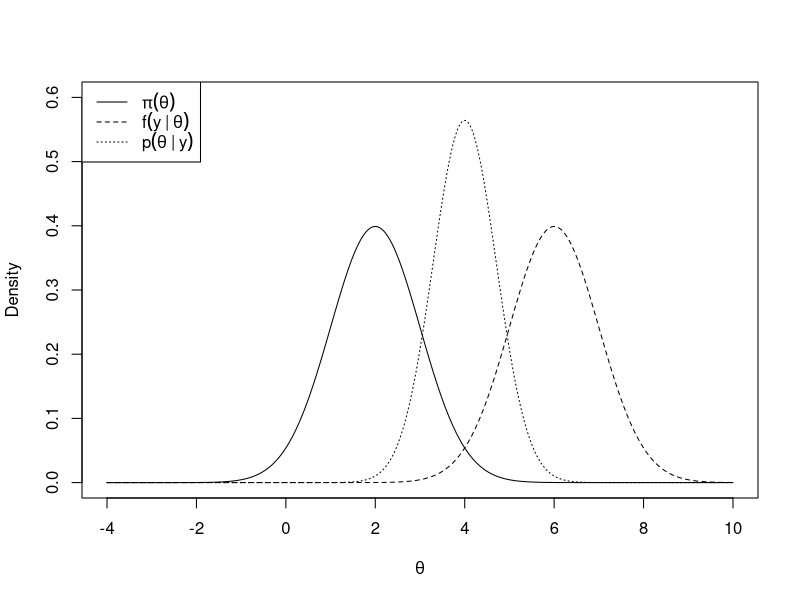
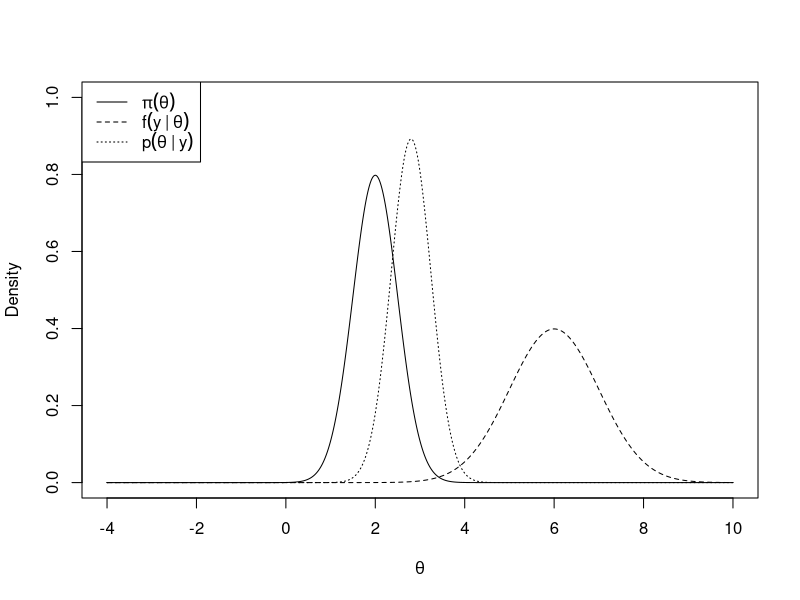
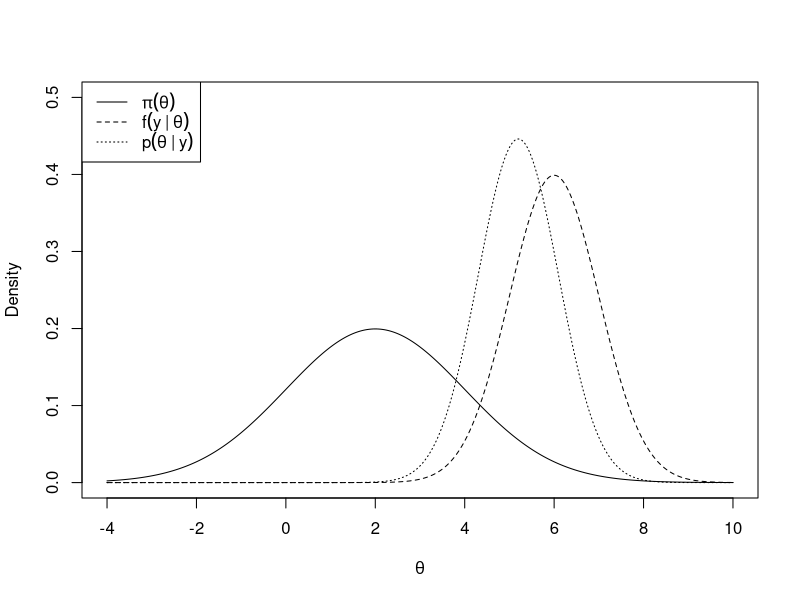
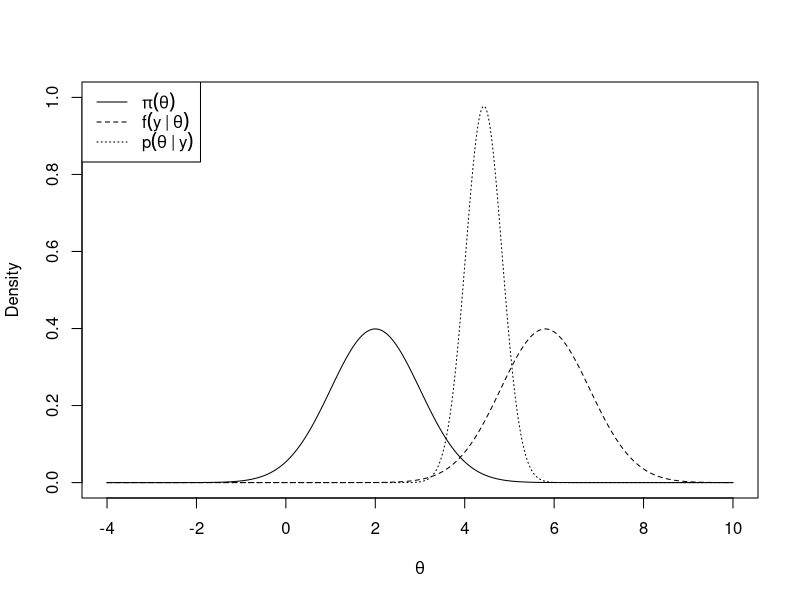
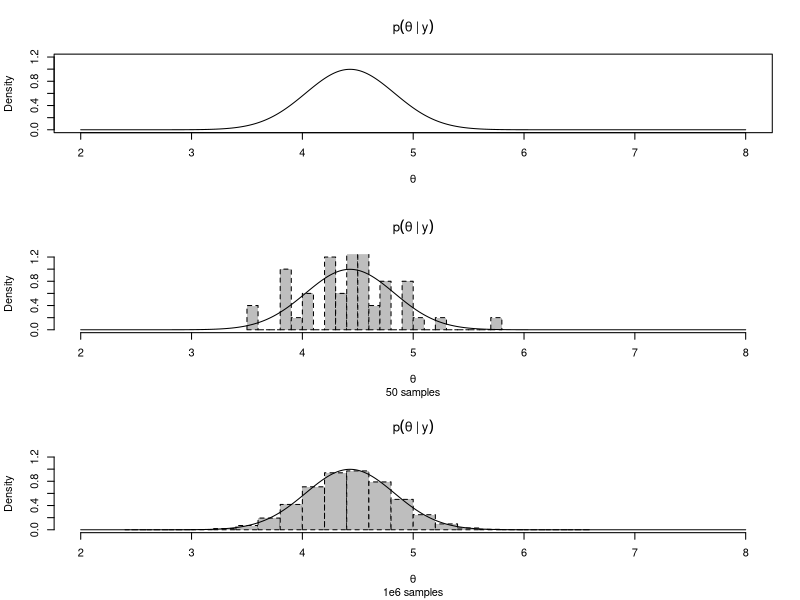
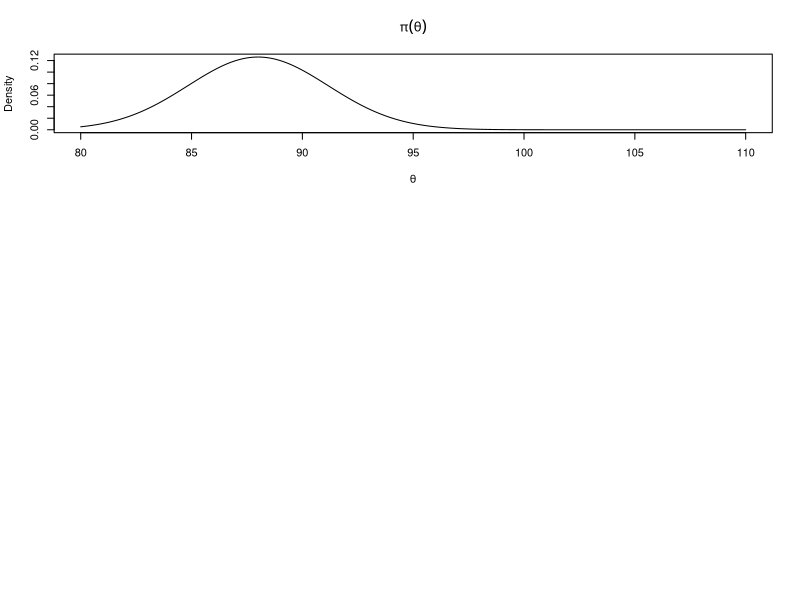

The R script that drew these images, in order:
# Examples 1 - Bayesian concepts

## normal/normal model

# prior
mu <- 2
tau <- 1
x <- seq(-4,10,0.01)
plot(x=x, dnorm(x=x, mean=mu, sd=tau), ylim=c(0,0.6), 
type="l", lty=1, ylab="Density", xlab=expression(theta), main="")
legend(x="topleft", legend=c(expression(pi(theta)),
expression(f(y~"|"~theta)), expression(p(theta~"|"~y))), lty=1:3)

# likelihood
y <- 6 
sigma <- 1
points(x=x, y=dnorm(x=y, mean=x, sd=sigma), type="l", lty=2)

# posterior
B <- sigma^2/(sigma^2+tau^2)
postMean <- B*mu + (1-B)*y
postVar <- B*tau^2
points(x=x, y=dnorm(x=x, mean=postMean, sd=sqrt(postVar)), type="l", lty=3)

# skewer prior
mu <- 2
tau <- 0.5
x <- seq(-4,10,0.01)
plot(x=x, dnorm(x=x, mean=mu, sd=tau), ylim=c(0,1), 
type="l", lty=1, ylab="Density", xlab=expression(theta), main="")
legend(x="topleft", legend=c(expression(pi(theta)),
expression(f(y~"|"~theta)), expression(p(theta~"|"~y))), lty=1:3)

# likelihood (obviously it does not change)
y <- 6 
sigma <- 1
points(x=x, y=dnorm(x=y, mean=x, sd=sigma), type="l", lty=2)

# posterior with skewer prior
B <- sigma^2/(sigma^2+tau^2)
postMean <- B*mu + (1-B)*y
postVar <- B*tau^2
points(x=x, y=dnorm(x=x, mean=postMean, sd=sqrt(postVar)), type="l", lty=3)

# MAP with skewer prior
map <-  x[which.max(dnorm(x=x, mean=postMean, sd=sqrt(postVar)))]
cat("MAP:", map, "(", map-3*sqrt(postVar),",",map+3*sqrt(postVar),")\n")

# wider prior
mu <- 2
tau <- 2
x <- seq(-4,10,0.01)
plot(x=x, dnorm(x=x, mean=mu, sd=tau), ylim=c(0,0.5), 
type="l", lty=1, ylab="Density", xlab=expression(theta), main="")
legend(x="topleft", legend=c(expression(pi(theta)),
expression(f(y~"|"~theta)), expression(p(theta~"|"~y))), lty=1:3)

# likelihood (obviously it does not change)
y <- 6 
sigma <- 1
points(x=x, y=dnorm(x=y, mean=x, sd=sigma), type="l", lty=2)

# posterior with wider prior
B <- sigma^2/(sigma^2+tau^2)
postMean <- B*mu + (1-B)*y
postVar <- B*tau^2
points(x=x, y=dnorm(x=x, mean=postMean, sd=sqrt(postVar)), type="l", lty=3)

# MAP with wider prior
map <-  x[which.max(dnorm(x=x, mean=postMean, sd=sqrt(postVar)))]
cat("MAP:", map, "(", map-3*sqrt(postVar),",",map+3*sqrt(postVar),")\n")

# more observations (obviously the prior does not change)
mu <- 2
tau <- 1
x <- seq(-4,10,0.01)
plot(x=x, dnorm(x=x, mean=mu, sd=tau), ylim=c(0,1), 
type="l", lty=1, ylab="Density", xlab=expression(theta), main="")
legend(x="topleft", legend=c(expression(pi(theta)),
expression(f(y~"|"~theta)), expression(p(theta~"|"~y))), lty=1:3)

# likelihood with more observations
y <- c(6, 5, 5.5, 6.5, 6)
n <- length(y)
sigma <- 1
points(x=x, y=dnorm(x=x, mean=mean(y), sd=sigma), type="l", lty=2)

# posterior with more observations
postMean <- ( (sigma^2/n)*mu + tau^2*mean(y) ) / ( (sigma^2/n)*mu + tau^2 )
postVar <- ( (sigma^2/n)*tau^2 ) / ( (sigma^2/n) + tau^2 )
points(x=x, y=dnorm(x=x, mean=postMean, sd=sqrt(postVar)), type="l", lty=3)

# MAP with more observations
map <-  x[which.max(dnorm(x=x, mean=postMean, sd=sqrt(postVar)))]
cat("MAP:", map, "(", map-3*sqrt(postVar),",",map+3*sqrt(postVar),")\n")

## monte carlo sampling

par(mfrow=c(3,1))

# posterior
x <- seq(2,8,0.01)
postMean <- 4.43
postVar <- 0.16
plot(x=x, y=dnorm(x=x, mean=postMean, sd=sqrt(postVar)), type="l", lty=1, ylab="Density", xlab=expression(theta), main=expression(p(theta~"|"~y)), ylim=c(0,1.2), xlim=c(2,8))

# sampling
y_sampled_1 <- rnorm(n=50, mean=postMean, sd=sqrt(postVar))
hist(y_sampled_1, breaks=20, freq=F, lty=2, col="grey", ylim=c(0,1.2), xlim=c(2,8), sub="50 samples", main=expression(p(theta~"|"~y)), xlab=expression(theta))
points(x=x, y=dnorm(x=x, mean=postMean, sd=sqrt(postVar)), type="l", lty=1)

# more sampling
y_sampled_2 <- rnorm(n=1e6, mean=postMean, sd=sqrt(postVar))
hist(y_sampled_2, breaks=20, freq=F, lty=2, col="grey", ylim=c(0,1.2), xlim=c(2,8), sub="1e6 samples", main=expression(p(theta~"|"~y)), xlab=expression(theta))
points(x=x, y=dnorm(x=x, mean=postMean, sd=sqrt(postVar)), type="l", lty=1, ylab="Density", xlab=expression(theta), main=expression(p(theta~"|"~y)), sub="1e6 samples")

## elicited prior
mu <- 88
sigma2 <- 10
x <- seq(80,110,0.1)
plot(x=x, dnorm(x=x, mean=mu, sd=sqrt(sigma2)),  
type="l", lty=1, ylab="Density", xlab=expression(theta),
main=expression(pi(theta)))


